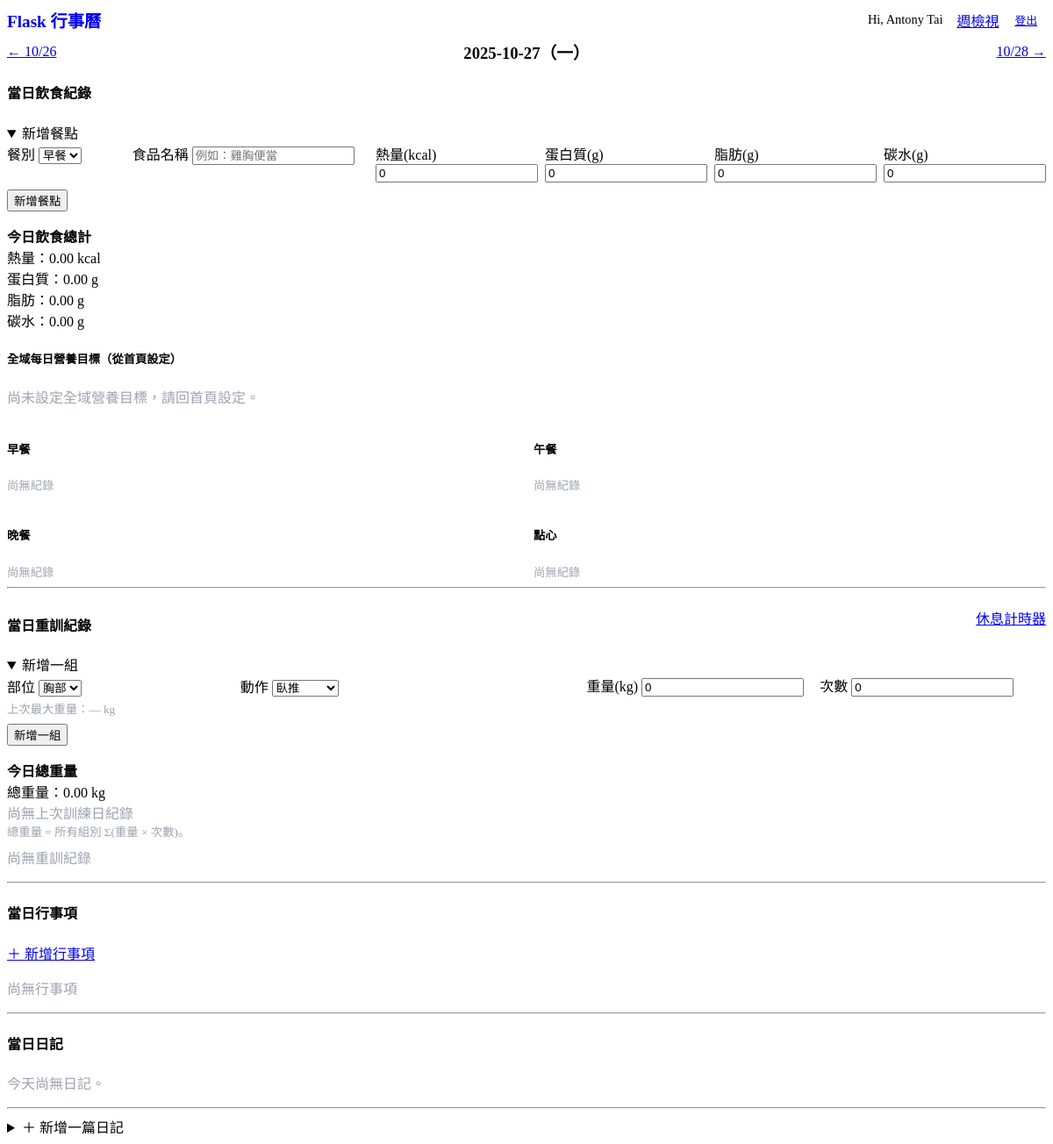
/day/2025-10-27 (signed in), run on an earlier commit of the app's database.
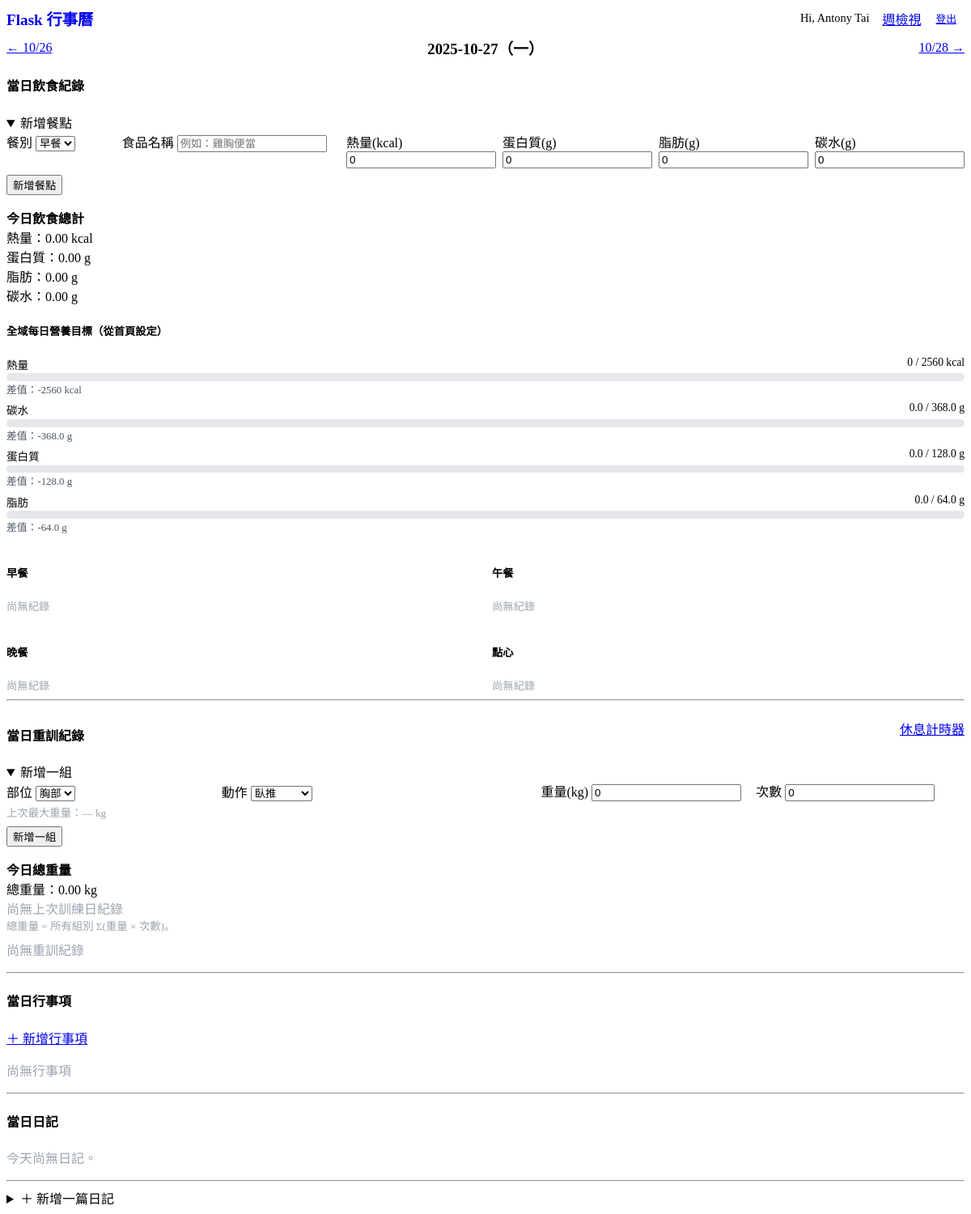
And on a later commit of the database.
### app.py (models this page shows)
class DailyNutritionGoal(db.Model):
    __tablename__ = "daily_nutrition_goals"
    user_id = db.Column(db.Integer, db.ForeignKey('users.id'), nullable=False)
    id = db.Column(db.Integer, primary_key=True)
    date = db.Column(db.Date, nullable=False, unique=True)
    kcal_target = db.Column(db.Float, default=0.0)
    carb_target = db.Column(db.Float, default=0.0)
    protein_target = db.Column(db.Float, default=0.0)
    fat_target = db.Column(db.Float, default=0.0)

### app.py (the view)
@app.route("/day/<string:datestr>")
@login_required  # <--- [1] 關鍵：加上這行，沒登入不准看
def day_view(datestr):
    try:
        d = datetime.strptime(datestr, "%Y-%m-%d").date()
    except ValueError:
        flash("日期格式錯誤", "warning")
        return redirect(url_for("index"))
    items = (
        CalendarItem.query
        .filter(CalendarItem.date == d)
        .filter(CalendarItem.user_id == current_user.id) # <--- 強制過濾
        .order_by(CalendarItem.start_time.asc())
        .all()
    )
    diets = (
        DietEntry.query
        .filter(DietEntry.date == d)
        .filter(DietEntry.user_id == current_user.id) # <--- 強制過濾
        .order_by(DietEntry.created_at.asc())
        .all()
    )
    totals_diet = {
        "kcal": sum(x.kcal or 0 for x in diets),
        "protein_g": sum(x.protein_g or 0 for x in diets),
        "fat_g": sum(x.fat_g or 0 for x in diets),
        "carb_g": sum(x.carb_g or 0 for x in diets),
    }
    diets_by_meal = {}
    for de in diets:
        diets_by_meal.setdefault(de.meal_type, []).append(de)
    diary_entries = (
        DiaryEntry.query
        .filter(DiaryEntry.date == d)
        .filter(DiaryEntry.user_id == current_user.id) # <--- 強制過濾
        .order_by(DiaryEntry.created_at.asc())
        .all()
    )
    goal = get_global_nutrition_goal() # 這個函數裡面我們已經修過，會檢查 user_id
    nutrition_goal = goal
    nutrition_diff = None
    nutrition_percent = None
    if goal:
        nutrition_diff = {}
        nutrition_percent = {}
        def handle(actual, target):
            target = target or 0.0
            diff = actual - target
            width_pct = None
            if target > 0:
                width_pct = min(100.0, (actual / target) * 100.0)
            return diff, width_pct
        nutrition_diff["kcal"], nutrition_percent["kcal"] = handle(
            totals_diet["kcal"], goal.kcal_target
        )
        nutrition_diff["carb"], nutrition_percent["carb"] = handle(
            totals_diet["carb_g"], goal.carb_target
        )
        nutrition_diff["protein"], nutrition_percent["protein"] = handle(
            totals_diet["protein_g"], goal.protein_target
        )
        nutrition_diff["fat"], nutrition_percent["fat"] = handle(
            totals_diet["fat_g"], goal.fat_target
        )
    sets_ = (
        StrengthSet.query
        .filter(StrengthSet.date == d)
        .filter(StrengthSet.user_id == current_user.id) # <--- 強制過濾
        .order_by(StrengthSet.created_at.asc())
        .all()
    )
    total_weight = sum((s.weight_kg or 0) * (s.reps or 0) for s in sets_)
    strength_by_part = {}
    by_exercise = {}
    for s in sets_:
        strength_by_part.setdefault(s.body_part, {}).setdefault(s.exercise_name, []).append(s)
        by_exercise.setdefault(s.exercise_name, []).append(s)
    exercise_best_set_id = {}
    for ex_name, lst in by_exercise.items():
        best = max(lst, key=lambda s: ((s.weight_kg or 0) * (s.reps or 0)))
        exercise_best_set_id[ex_name] = best.id
    prev_total_date = None
    prev_total_weight = None
    total_diff_vs_prev = None
    prev_row = (
        db.session.query(
            StrengthSet.date,
            func.sum(StrengthSet.weight_kg * StrengthSet.reps)
        )
        .filter(StrengthSet.user_id == current_user.id) # <--- 強制過濾
        .filter(StrengthSet.date < d)
        .group_by(StrengthSet.date)
        .order_by(StrengthSet.date.desc())
        .first()
    )
    if prev_row:
        prev_total_date = prev_row[0]
        prev_total_weight = float(prev_row[1] or 0.0)
        total_diff_vs_prev = total_weight - prev_total_weight
    last_max_weight = {}
    rows = (
        db.session.query(
            StrengthSet.exercise_name,
            StrengthSet.date,
            func.max(StrengthSet.weight_kg),
        )
        .filter(StrengthSet.user_id == current_user.id) # <--- 強制過濾
        .filter(StrengthSet.date < d)
        .group_by(StrengthSet.exercise_name, StrengthSet.date)
        .all()
    )
    for ex_name, ex_date, max_w in rows:
        entry = last_max_weight.get(ex_name)
        if entry is None or ex_date > entry["date"]:
            last_max_weight[ex_name] = {"date": ex_date, "weight": float(max_w or 0.0)}
    last_max_weight_simple = {name: v["weight"] for name, v in last_max_weight.items()}
    prev_day = d - timedelta(days=1)
    next_day = d + timedelta(days=1)
    return render_template(
        "day.html",
        d=d,
        items=items,
        diets_by_meal=diets_by_meal,
        totals_diet=totals_diet,
        MEAL_TYPES=MEAL_TYPES,
        nutrition_goal=nutrition_goal,
        nutrition_diff=nutrition_diff,
        nutrition_percent=nutrition_percent,
        strength_by_part=strength_by_part,
        total_weight=total_weight,
        exercise_best_set_id=exercise_best_set_id,
        last_max_weight=last_max_weight_simple,
        prev_total_weight=prev_total_weight,
        prev_total_date=prev_total_date,
        total_diff_vs_prev=total_diff_vs_prev,
        STRENGTH_CATEGORIES=STRENGTH_CATEGORIES,
        prev_day=prev_day,
        next_day=next_day,
        diary_entries=diary_entries,
    )

### app.py (called while the page is built)
@login_manager.user_loader
def load_user(user_id):
    return User.query.get(int(user_id))

def get_global_nutrition_goal():
    if not current_user.is_authenticated:
        return None
    return (
        DailyNutritionGoal.query
        .filter(DailyNutritionGoal.user_id == current_user.id)
        .order_by(DailyNutritionGoal.id.asc())
        .first()
    )

### templates/day.html (shortened to what the changed rows need)
{% extends "base.html" %}
{% block content %}
<section>
  <section style="margin-top:1rem;">
    <h5>全域每日營養目標（從首頁設定）</h5>
    {% if nutrition_goal %}
      <div class="nutri-row">
        <div class="nutri-label">
          <span>熱量</span>
          <span>{{ '%.0f'|format(totals_diet.kcal) }} / {{ '%.0f'|format(nutrition_goal.kcal_target or 0) }} kcal</span>
        </div>
        <div class="nutri-bar">
        </div>
        {% if nutrition_diff %}
          <div class="nutri-diff">差值：{{ '%+.0f'|format(nutrition_diff['kcal']) }} kcal</div>
        {% endif %}
      </div>
      <div class="nutri-row">
        <div class="nutri-label">
          <span>碳水</span>
          <span>{{ '%.1f'|format(totals_diet.carb_g) }} / {{ '%.1f'|format(nutrition_goal.carb_target or 0) }} g</span>
        </div>
        <div class="nutri-bar">
        </div>
        {% if nutrition_diff %}
          <div class="nutri-diff">差值：{{ '%+.1f'|format(nutrition_diff['carb']) }} g</div>
        {% endif %}
      </div>
      <div class="nutri-row">
        <div class="nutri-label">
          <span>蛋白質</span>
          <span>{{ '%.1f'|format(totals_diet.protein_g) }} / {{ '%.1f'|format(nutrition_goal.protein_target or 0) }} g</span>
        </div>
        <div class="nutri-bar">
        </div>
        {% if nutrition_diff %}
          <div class="nutri-diff">差值：{{ '%+.1f'|format(nutrition_diff['protein']) }} g</div>
        {% endif %}
      </div>
      <div class="nutri-row">
        <div class="nutri-label">
          <span>脂肪</span>
          <span>{{ '%.1f'|format(totals_diet.fat_g) }} / {{ '%.1f'|format(nutrition_goal.fat_target or 0) }} g</span>
        </div>
        <div class="nutri-bar">
        </div>
        {% if nutrition_diff %}
          <div class="nutri-diff">差值：{{ '%+.1f'|format(nutrition_diff['fat']) }} g</div>
        {% endif %}
      </div>
    {% else %}
      <p class="muted" style="margin-top:.5rem;">尚未設定全域營養目標，請回首頁設定。</p>
    {% endif %}
  </section>
</section>
{% endblock %}

What changed in the data, as far as the page shows it:
added DailyNutritionGoal: kcal_target "2560", carb_target "368.0", protein_target "128.0", fat_target "64.0"
Also different on the page:
{{ '%.0f'|format(totals_diet.kcal) }}: (not shown) → "0"
{{ '%+.0f'|format(nutrition_diff['kcal']) }}: (not shown) → "-2560"
{{ '%.1f'|format(totals_diet.carb_g) }}: (not shown) → "0.0"
{{ '%+.1f'|format(nutrition_diff['carb']) }}: (not shown) → "-368.0"
{{ '%.1f'|format(totals_diet.protein_g) }}: (not shown) → "0.0"
{{ '%+.1f'|format(nutrition_diff['protein']) }}: (not shown) → "-128.0"
{{ '%.1f'|format(totals_diet.fat_g) }}: (not shown) → "0.0"
{{ '%+.1f'|format(nutrition_diff['fat']) }}: (not shown) → "-64.0"
text no longer shown: "尚未設定全域營養目標，請回首頁設定。"
text now shown: "熱量 / kcal 差值： kcal 碳水 / g 差值： g 蛋白質 / g 差值： g 脂肪 / g 差值： g"
